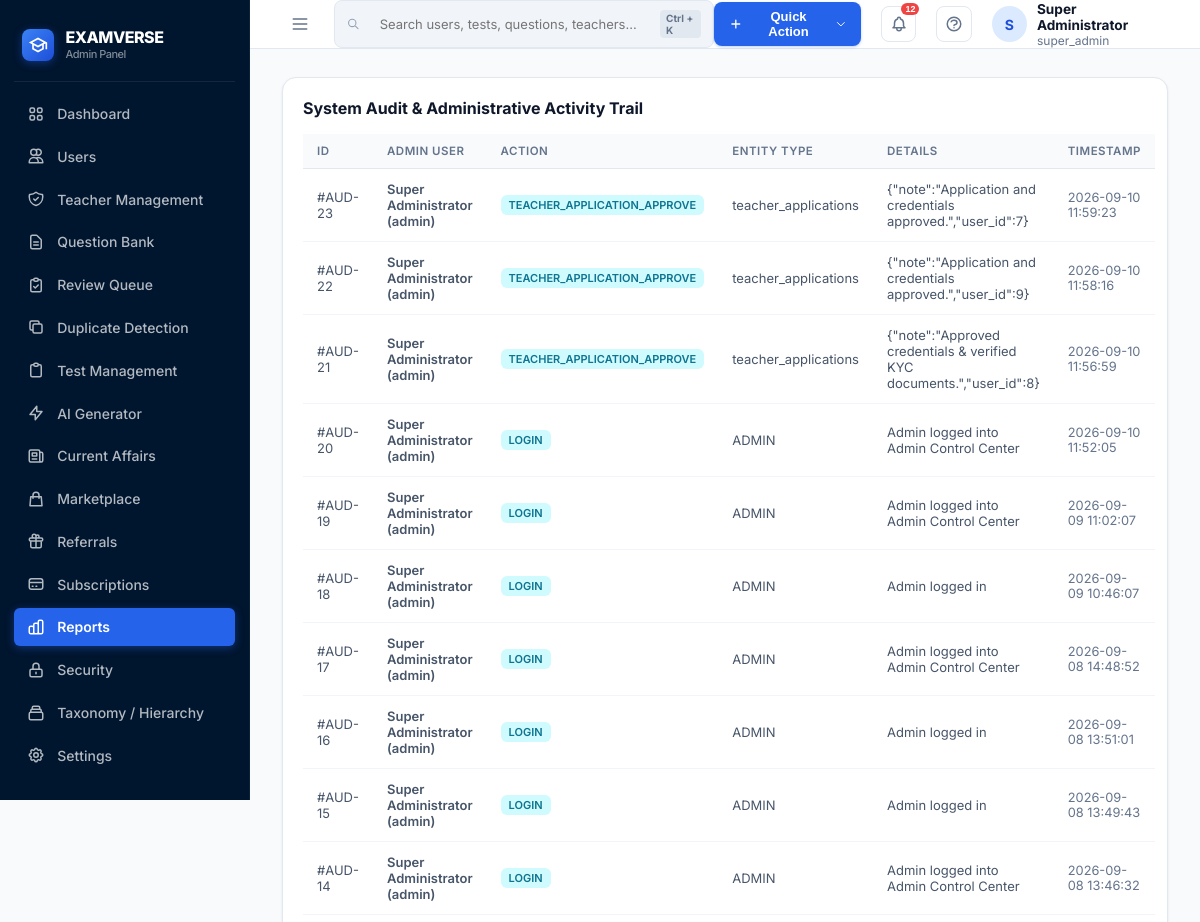
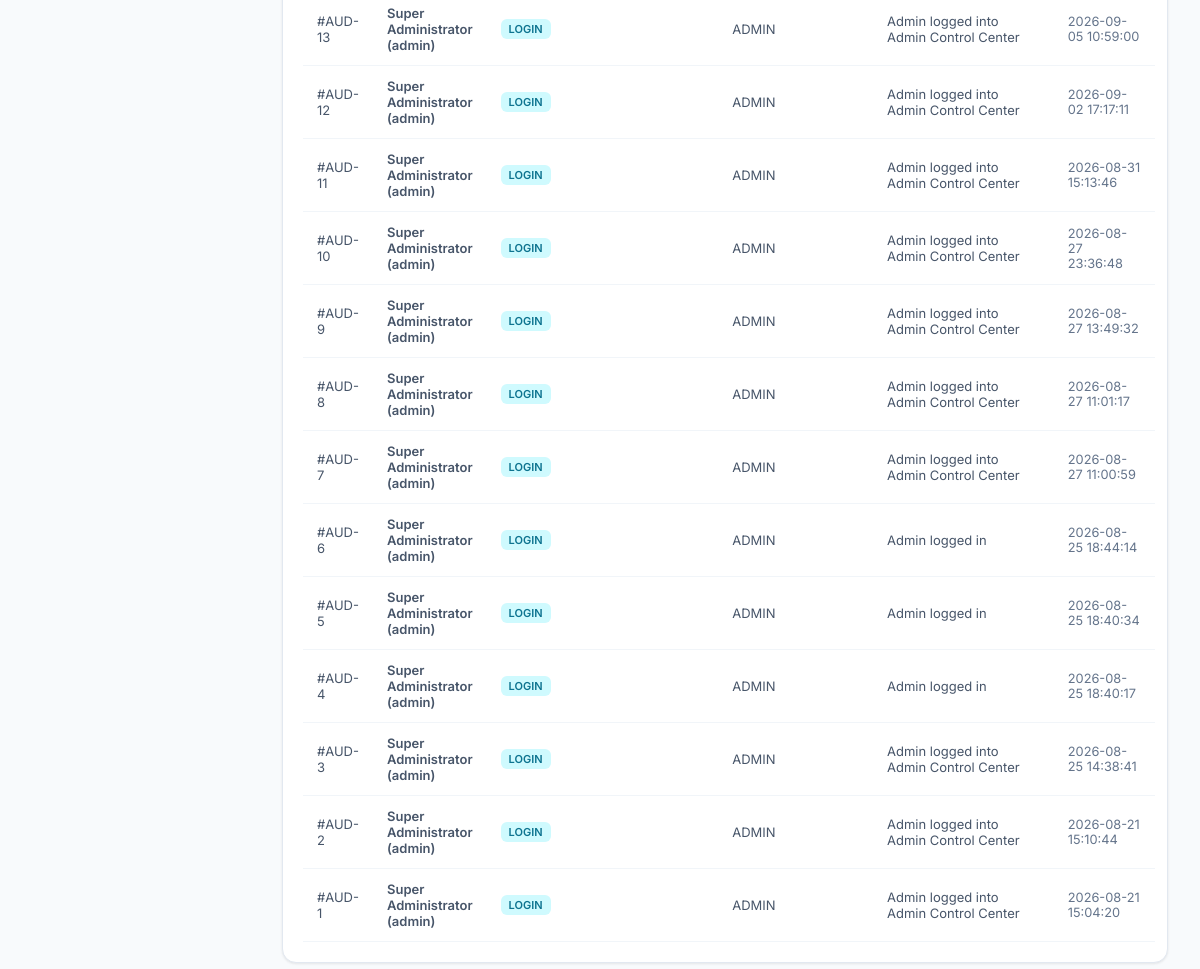
The app's page /admin/index.php?page=audits (signed in) with its own data (2 pictures, top to bottom).
### tables this page shows
CREATE TABLE `admin_audit_logs` (
  `id` int(11) NOT NULL AUTO_INCREMENT,
  `admin_id` int(11) NOT NULL,
  `action` varchar(100) NOT NULL,
  `entity_type` varchar(50) NOT NULL,
  `entity_id` int(11) DEFAULT NULL,
  `details` text DEFAULT NULL,
  `ip_address` varchar(50) DEFAULT NULL,
  `created_at` timestamp NOT NULL DEFAULT current_timestamp(),
  PRIMARY KEY (`id`),
  KEY `admin_id` (`admin_id`),
  CONSTRAINT `admin_audit_logs_ibfk_1` FOREIGN KEY (`admin_id`) REFERENCES `admins` (`id`) ON DELETE CASCADE
);

### admin/pages/audits.php (the view, shortened to what this page needs)
<?php
$db = Database::getConnection();
$audits = $db->query("
    SELECT al.*, a.username, a.full_name
    FROM admin_audit_logs al
    JOIN admins a ON al.admin_id = a.id
    ORDER BY al.id DESC LIMIT 50
")->fetchAll();
?>
<div class="table-card">
    <div class="table-header">
        <div class="table-title">System Audit & Administrative Activity Trail</div>
    </div>
    <table>
        <thead>
            <tr>
                <th>ID</th>
                <th>Admin User</th>
                <th>Action</th>
                <th>Entity Type</th>
                <th>Details</th>
                <th>Timestamp</th>
            </tr>
        </thead>
        <tbody>
            <?php foreach ($audits as $audit): ?>
                <tr>
                    <td>#AUD-<?php echo $audit['id']; ?></td>
                    <td style="font-weight:600;"><?php echo htmlspecialchars($audit['full_name']); ?> (<?php echo htmlspecialchars($audit['username']); ?>)</td>
                    <td><span class="badge badge-info"><?php echo htmlspecialchars($audit['action']); ?></span></td>
                    <td><?php echo htmlspecialchars($audit['entity_type']); ?></td>
                    <td><?php echo htmlspecialchars($audit['details']); ?></td>
                    <td style="color:var(--text-muted); font-size:0.8rem;"><?php echo $audit['created_at']; ?></td>
                </tr>
            <?php endforeach; ?>
        </tbody>
    </table>
</div>

### admin/assets/style.css (style rules this page uses)
:root { --bg-main: #f8fafc; --bg-card: #ffffff; --bg-card-hover: #f1f5f9; --border-color: #e2e8f0; --sidebar-bg: #00152e; --sidebar-hover: rgba(255, 255, 255, 0.08); --sidebar-active: #2563eb; --bg-dark: #ffffff; --card-dark: #ffffff; --card-bg: #ffffff; --border-glass: #e2e8f0; --card-border: #e2e8f0; --surface-elevated: #f8fafc; --text: #0f172a; --text-primary: #0f172a; --text-secondary: #475569; --text-muted: #64748b; --text-light: #94a3b8; --on-accent: #ffffff; --accent: #2563eb; --accent-primary: #2563eb; --accent-blue: #2563eb; --accent-indigo: #4f46e5; --accent-emerald: #10b981; --accent-green: #10b981; --accent-amber: #f59e0b; --accent-orange: #f97316; --accent-purple: #8b5cf6; --accent-violet: #8b5cf6; --accent-cyan: #06b6d4; --accent-rose: #ef4444; --accent-danger: #ef4444; --radius-sm: 6px; --radius-md: 10px; --radius-lg: 14px; --radius-xl: 18px; --shadow-sm: 0 1px 3px 0 rgba(0, 0, 0, 0.06), 0 1px 2px 0 rgba(0, 0, 0, 0.03); --shadow-md: 0 4px 6px -1px rgba(0, 0, 0, 0.07), 0 2px 4px -1px rgba(0, 0, 0, 0.04); --shadow-lg: 0 10px 15px -3px rgba(0, 0, 0, 0.08), 0 4px 6px -2px rgba(0, 0, 0, 0.03); --font-main: 'Inter', system-ui, -apple-system, BlinkMacSystemFont, 'Segoe UI', Roboto, sans-serif; }
* { margin: 0; padding: 0; box-sizing: border-box; }
html, body { height: 100%; font-family: var(--font-main); background-color: var(--bg-main); color: var(--text-primary); -webkit-font-smoothing: antialiased; -moz-osx-font-smoothing: grayscale; }
body { display: flex; min-height: 100vh; overflow-x: hidden; }
.card, .table-card { background: #ffffff; border: 1px solid var(--border-color); border-radius: var(--radius-lg); padding: 1.25rem; box-shadow: var(--shadow-sm); margin-bottom: 1.5rem; }
.card-header-flex, .table-header { display: flex; justify-content: space-between; align-items: center; margin-bottom: 1rem; flex-wrap: wrap; gap: 12px; }
.card-title-main, .table-title { font-size: 1rem; font-weight: 700; color: var(--text-primary); display: flex; align-items: center; gap: 8px; }
table, .table { width: 100%; border-collapse: collapse; font-size: 13px; color: var(--text-primary); }
table th, .table th { text-align: left; padding: 10px 14px; background: #f8fafc; color: var(--text-muted); font-weight: 600; font-size: 11.5px; text-transform: uppercase; letter-spacing: 0.5px; border-bottom: 1px solid var(--border-color); }
table td, .table td { padding: 12px 14px; border-bottom: 1px solid #f1f5f9; color: var(--text-secondary); vertical-align: middle; }
.badge { display: inline-flex; align-items: center; gap: 4px; padding: 3px 8px; border-radius: 6px; font-size: 11px; font-weight: 600; }
.badge-info { background: #cffafe; color: #0e7490; }

### records on screen
admin_audit_logs: id "23", admin.full_name "Super Administrator", admin.username "admin", action "TEACHER_APPLICATION_APPROVE", entity_type "teacher_applications", details "{\"note\":\"Application and credentials approved.\",\"user_id\":7}", created_at "2026-09-10 11:59:23"
admin_audit_logs: id "22", admin.full_name "Super Administrator", admin.username "admin", action "TEACHER_APPLICATION_APPROVE", entity_type "teacher_applications", details "{\"note\":\"Application and credentials approved.\",\"user_id\":9}", created_at "2026-09-10 11:58:16"
admin_audit_logs: id "21", admin.full_name "Super Administrator", admin.username "admin", action "TEACHER_APPLICATION_APPROVE", entity_type "teacher_applications", details "{\"note\":\"Approved credentials & verified KYC documents.\",\"user_id\":8}", created_at "2026-09-10 11:56:59"
admin_audit_logs: id "20", admin.full_name "Super Administrator", admin.username "admin", action "LOGIN", entity_type "ADMIN", details "Admin logged into Admin Control Center", created_at "2026-09-10 11:52:05"
admin_audit_logs: id "19", admin.full_name "Super Administrator", admin.username "admin", action "LOGIN", entity_type "ADMIN", details "Admin logged into Admin Control Center", created_at "2026-09-09 11:02:07"
admin_audit_logs: id "18", admin.full_name "Super Administrator", admin.username "admin", action "LOGIN", entity_type "ADMIN", details "Admin logged in", created_at "2026-09-09 10:46:07"
admin_audit_logs: id "17", admin.full_name "Super Administrator", admin.username "admin", action "LOGIN", entity_type "ADMIN", details "Admin logged into Admin Control Center", created_at "2026-09-08 14:48:52"
admin_audit_logs: id "16", admin.full_name "Super Administrator", admin.username "admin", action "LOGIN", entity_type "ADMIN", details "Admin logged in", created_at "2026-09-08 13:51:01"
admin_audit_logs: id "15", admin.full_name "Super Administrator", admin.username "admin", action "LOGIN", entity_type "ADMIN", details "Admin logged in", created_at "2026-09-08 13:49:43"
admin_audit_logs: id "14", admin.full_name "Super Administrator", admin.username "admin", action "LOGIN", entity_type "ADMIN", details "Admin logged into Admin Control Center", created_at "2026-09-08 13:46:32"
admin_audit_logs: id "13", admin.full_name "Super Administrator", admin.username "admin", action "LOGIN", entity_type "ADMIN", details "Admin logged into Admin Control Center", created_at "2026-09-05 10:59:00"
admin_audit_logs: id "12", admin.full_name "Super Administrator", admin.username "admin", action "LOGIN", entity_type "ADMIN", details "Admin logged into Admin Control Center", created_at "2026-09-02 17:17:11"
admin_audit_logs: id "11", admin.full_name "Super Administrator", admin.username "admin", action "LOGIN", entity_type "ADMIN", details "Admin logged into Admin Control Center", created_at "2026-08-31 15:13:46"
admin_audit_logs: id "10", admin.full_name "Super Administrator", admin.username "admin", action "LOGIN", entity_type "ADMIN", details "Admin logged into Admin Control Center", created_at "2026-08-27 23:36:48"
admin_audit_logs: id "9", admin.full_name "Super Administrator", admin.username "admin", action "LOGIN", entity_type "ADMIN", details "Admin logged into Admin Control Center", created_at "2026-08-27 13:49:32"
admin_audit_logs: id "8", admin.full_name "Super Administrator", admin.username "admin", action "LOGIN", entity_type "ADMIN", details "Admin logged into Admin Control Center", created_at "2026-08-27 11:01:17"
admin_audit_logs: id "7", admin.full_name "Super Administrator", admin.username "admin", action "LOGIN", entity_type "ADMIN", details "Admin logged into Admin Control Center", created_at "2026-08-27 11:00:59"
admin_audit_logs: id "6", admin.full_name "Super Administrator", admin.username "admin", action "LOGIN", entity_type "ADMIN", details "Admin logged in", created_at "2026-08-25 18:44:14"
admin_audit_logs: id "5", admin.full_name "Super Administrator", admin.username "admin", action "LOGIN", entity_type "ADMIN", details "Admin logged in", created_at "2026-08-25 18:40:34"
admin_audit_logs: id "4", admin.full_name "Super Administrator", admin.username "admin", action "LOGIN", entity_type "ADMIN", details "Admin logged in", created_at "2026-08-25 18:40:17"
admin_audit_logs: id "3", admin.full_name "Super Administrator", admin.username "admin", action "LOGIN", entity_type "ADMIN", details "Admin logged into Admin Control Center", created_at "2026-08-25 14:38:41"
admin_audit_logs: id "2", admin.full_name "Super Administrator", admin.username "admin", action "LOGIN", entity_type "ADMIN", details "Admin logged into Admin Control Center", created_at "2026-08-21 15:10:44"
admin_audit_logs: id "1", admin.full_name "Super Administrator", admin.username "admin", action "LOGIN", entity_type "ADMIN", details "Admin logged into Admin Control Center", created_at "2026-08-21 15:04:20"

### other values on screen
$initial "S"
$adminUser['full_name'] "Super Administrator"
$adminUser['role'] "super_admin"
